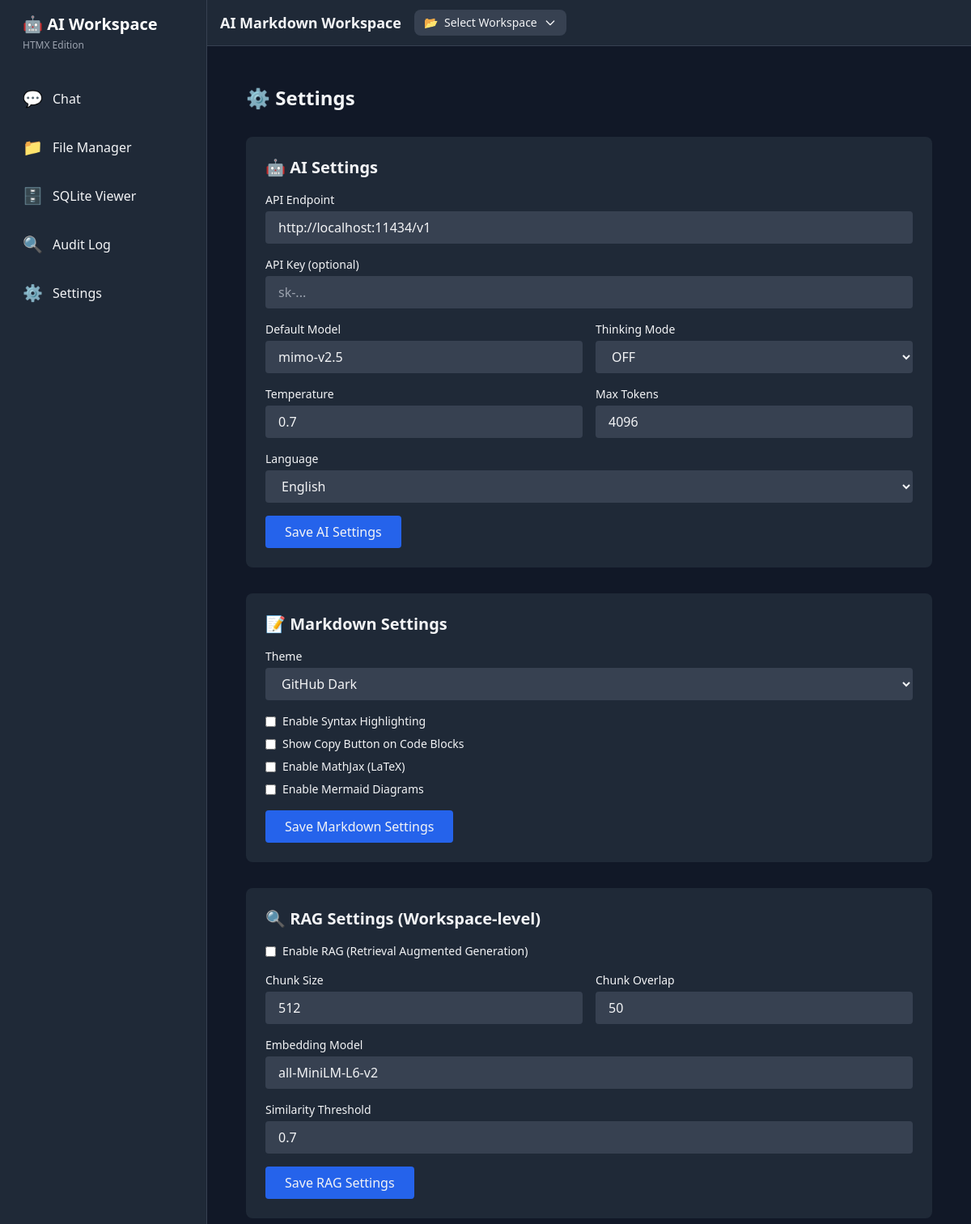
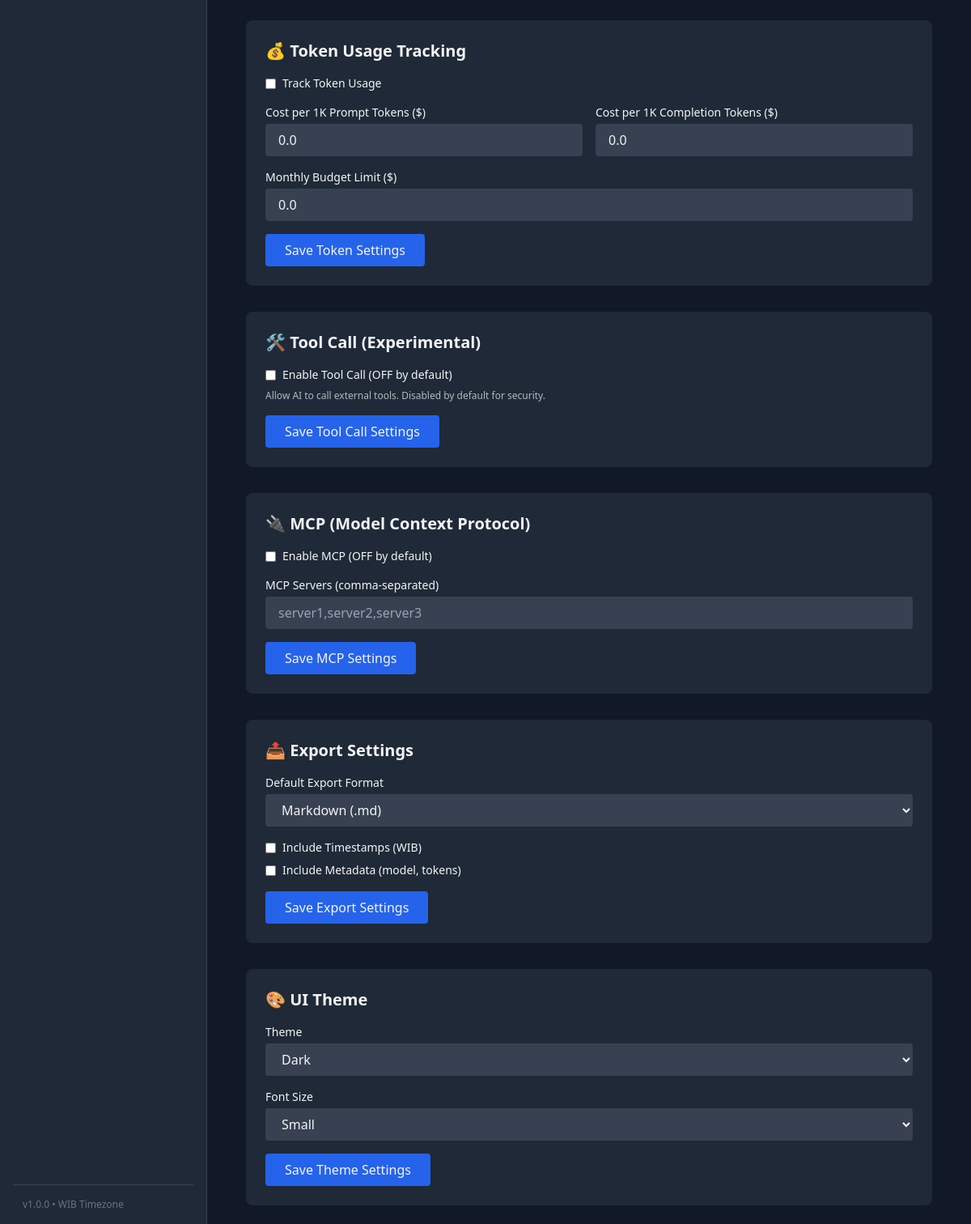
The page /settings/settings/ on the database its author committed (2 pictures, top to bottom).
### tables this page shows
CREATE TABLE settings (
                key TEXT PRIMARY KEY,
                value TEXT NOT NULL,
                updated_at TEXT NOT NULL
            );

### app/routers/settings.py (the view)
@router.get("/")
async def settings_page(request: Request, db: Session = Depends(get_db)):
    from app.main import templates
    settings_rows = db.execute("SELECT * FROM settings").fetchall()
    settings = {row["key"]: row["value"] for row in settings_rows}
    workspaces = db.execute("SELECT * FROM workspaces").fetchall()
    return templates.TemplateResponse("pages/settings.html", {
        "request": request,
        "settings": settings,
        "workspaces": workspaces,
        "wib_now": format_wib(utc_now())
    })

### templates/pages/settings.html (shortened to what this page needs)
{% extends "base.html" %}
{% block content %}
<div class="max-w-5xl mx-auto p-6 space-y-8 overflow-y-auto" style="height: calc(100vh - 80px);">
    <h1 class="text-2xl font-bold mb-6">⚙️ Settings</h1>
    <section class="bg-gray-800 rounded-lg p-6">
        <h2 class="text-xl font-bold mb-4 flex items-center gap-2">
            🤖 AI Settings
        </h2>
        <form hx-post="/settings/ai" hx-target="#toast-container" hx-swap="beforeend" class="space-y-4">
            <div>
                <label class="block text-sm font-medium mb-1">API Endpoint</label>
                <input type="text" name="api_endpoint"
                       value="{{ settings.get('ai_api_endpoint', 'http://localhost:11434/v1') }}"
                       placeholder="http://localhost:11434/v1"
                       class="w-full bg-gray-700 rounded px-4 py-2 focus:outline-none focus:ring-2 focus:ring-blue-500">
            </div>
            <div>
                <label class="block text-sm font-medium mb-1">API Key (optional)</label>
                <input type="password" name="api_key"
                       value="{{ settings.get('ai_api_key', '') }}"
                       placeholder="sk-..."
                       class="w-full bg-gray-700 rounded px-4 py-2 focus:outline-none focus:ring-2 focus:ring-blue-500">
            </div>
            <div class="grid grid-cols-2 gap-4">
                <div>
                    <label class="block text-sm font-medium mb-1">Default Model</label>
                    <input type="text" name="default_model"
                           value="{{ settings.get('ai_default_model', 'mimo-v2.5') }}"
                           class="w-full bg-gray-700 rounded px-4 py-2 focus:outline-none focus:ring-2 focus:ring-blue-500">
                </div>
                <div>
                    <label class="block text-sm font-medium mb-1">Thinking Mode</label>
                    <select name="thinking_mode" class="w-full bg-gray-700 rounded px-4 py-2 focus:outline-none focus:ring-2 focus:ring-blue-500">
                        <option value="off" {{ 'selected' if settings.get('ai_thinking_mode') == 'off' }}>OFF</option>
                    </select>
                </div>
            </div>
            <div class="grid grid-cols-2 gap-4">
                <div>
                    <label class="block text-sm font-medium mb-1">Temperature</label>
                    <input type="number" step="0.1" min="0" max="2" name="temperature"
                           value="{{ settings.get('ai_temperature', '0.7') }}"
                           class="w-full bg-gray-700 rounded px-4 py-2 focus:outline-none focus:ring-2 focus:ring-blue-500">
                </div>
                <div>
                    <label class="block text-sm font-medium mb-1">Max Tokens</label>
                    <input type="number" name="max_tokens"
                           value="{{ settings.get('ai_max_tokens', '4096') }}"
                           class="w-full bg-gray-700 rounded px-4 py-2 focus:outline-none focus:ring-2 focus:ring-blue-500">
                </div>
            </div>
            <div>
                <label class="block text-sm font-medium mb-1">Language</label>
                <select name="language" class="w-full bg-gray-700 rounded px-4 py-2 focus:outline-none focus:ring-2 focus:ring-blue-500">
                    <option value="en" {{ 'selected' if settings.get('ai_language') == 'en' }}>English</option>
                </select>
            </div>
            <button type="submit" class="bg-blue-600 hover:bg-blue-700 px-6 py-2 rounded font-medium">
                Save AI Settings
            </button>
        </form>
    </section>
    <section class="bg-gray-800 rounded-lg p-6">
        <h2 class="text-xl font-bold mb-4">📝 Markdown Settings</h2>
        <form hx-post="/settings/markdown" hx-target="#toast-container" hx-swap="beforeend" class="space-y-4">
            <div>
                <label class="block text-sm font-medium mb-1">Theme</label>
                <select name="markdown_theme" class="w-full bg-gray-700 rounded px-4 py-2 focus:outline-none focus:ring-2 focus:ring-blue-500">
                    <option value="github-dark" {{ 'selected' if settings.get('markdown_theme') == 'github-dark' }}>GitHub Dark</option>
                </select>
            </div>
            <div class="space-y-2">
                <label class="flex items-center gap-2">
                    <input type="checkbox" name="syntax_highlight"
                           {{ 'checked' if settings.get('syntax_highlight') == 'true' }}
                           class="rounded">
                    <span class="text-sm">Enable Syntax Highlighting</span>
                </label>
                <label class="flex items-center gap-2">
                    <input type="checkbox" name="code_block_copy"
                           {{ 'checked' if settings.get('code_block_copy') == 'true' }}
                           class="rounded">
                    <span class="text-sm">Show Copy Button on Code Blocks</span>
                </label>
                <label class="flex items-center gap-2">
                    <input type="checkbox" name="mathjax_enabled"
                           {{ 'checked' if settings.get('mathjax_enabled') == 'true' }}
                           class="rounded">
                    <span class="text-sm">Enable MathJax (LaTeX)</span>
                </label>
                <label class="flex items-center gap-2">
                    <input type="checkbox" name="mermaid_enabled"
                           {{ 'checked' if settings.get('mermaid_enabled') == 'true' }}
                           class="rounded">
                    <span class="text-sm">Enable Mermaid Diagrams</span>
                </label>
            </div>
            <button type="submit" class="bg-blue-600 hover:bg-blue-700 px-6 py-2 rounded font-medium">
                Save Markdown Settings
            </button>
        </form>
    </section>
    <section class="bg-gray-800 rounded-lg p-6">
        <h2 class="text-xl font-bold mb-4">🔍 RAG Settings (Workspace-level)</h2>
        <form hx-post="/settings/rag" hx-target="#toast-container" hx-swap="beforeend" class="space-y-4">
            <label class="flex items-center gap-2">
                <input type="checkbox" name="rag_enabled"
                       {{ 'checked' if settings.get('rag_enabled') == 'true' }}
                       class="rounded">
                <span class="text-sm font-medium">Enable RAG (Retrieval Augmented Generation)</span>
            </label>
            <div class="grid grid-cols-2 gap-4">
                <div>
                    <label class="block text-sm font-medium mb-1">Chunk Size</label>
                    <input type="number" name="chunk_size"
                           value="{{ settings.get('chunk_size', '512') }}"
                           class="w-full bg-gray-700 rounded px-4 py-2 focus:outline-none focus:ring-2 focus:ring-blue-500">
                </div>
                <div>
                    <label class="block text-sm font-medium mb-1">Chunk Overlap</label>
                    <input type="number" name="chunk_overlap"
                           value="{{ settings.get('chunk_overlap', '50') }}"
                           class="w-full bg-gray-700 rounded px-4 py-2 focus:outline-none focus:ring-2 focus:ring-blue-500">
                </div>
            </div>
            <div>
                <label class="block text-sm font-medium mb-1">Embedding Model</label>
                <input type="text" name="embedding_model"
                       value="{{ settings.get('embedding_model', 'all-MiniLM-L6-v2') }}"
                       class="w-full bg-gray-700 rounded px-4 py-2 focus:outline-none focus:ring-2 focus:ring-blue-500">
            </div>
            <div>
                <label class="block text-sm font-medium mb-1">Similarity Threshold</label>
                <input type="number" step="0.1" min="0" max="1" name="similarity_threshold"
                       value="{{ settings.get('similarity_threshold', '0.7') }}"
                       class="w-full bg-gray-700 rounded px-4 py-2 focus:outline-none focus:ring-2 focus:ring-blue-500">
            </div>
            <button type="submit" class="bg-blue-600 hover:bg-blue-700 px-6 py-2 rounded font-medium">
                Save RAG Settings
            </button>
        </form>
    </section>
    <section class="bg-gray-800 rounded-lg p-6">
        <h2 class="text-xl font-bold mb-4">💰 Token Usage Tracking</h2>
        <form hx-post="/settings/token" hx-target="#toast-container" hx-swap="beforeend" class="space-y-4">
            <label class="flex items-center gap-2">
                <input type="checkbox" name="track_usage"
                       {{ 'checked' if settings.get('track_usage') == 'true' }}
                       class="rounded">
                <span class="text-sm font-medium">Track Token Usage</span>
            </label>
            <div class="grid grid-cols-2 gap-4">
                <div>
                    <label class="block text-sm font-medium mb-1">Cost per 1K Prompt Tokens ($)</label>
                    <input type="number" step="0.0001" min="0" name="cost_per_1k_prompt"
                           value="{{ settings.get('cost_per_1k_prompt', '0.0') }}"
                           class="w-full bg-gray-700 rounded px-4 py-2 focus:outline-none focus:ring-2 focus:ring-blue-500">
                </div>
                <div>
                    <label class="block text-sm font-medium mb-1">Cost per 1K Completion Tokens ($)</label>
                    <input type="number" step="0.0001" min="0" name="cost_per_1k_completion"
                           value="{{ settings.get('cost_per_1k_completion', '0.0') }}"
                           class="w-full bg-gray-700 rounded px-4 py-2 focus:outline-none focus:ring-2 focus:ring-blue-500">
                </div>
            </div>
            <div>
                <label class="block text-sm font-medium mb-1">Monthly Budget Limit ($)</label>
                <input type="number" step="0.01" min="0" name="budget_limit"
                       value="{{ settings.get('budget_limit', '0.0') }}"
                       class="w-full bg-gray-700 rounded px-4 py-2 focus:outline-none focus:ring-2 focus:ring-blue-500">
            </div>
            <button type="submit" class="bg-blue-600 hover:bg-blue-700 px-6 py-2 rounded font-medium">
                Save Token Settings
            </button>
        </form>
    </section>
    <section class="bg-gray-800 rounded-lg p-6">
        <h2 class="text-xl font-bold mb-4">🛠️ Tool Call (Experimental)</h2>
        <form hx-post="/settings/toolcall" hx-target="#toast-container" hx-swap="beforeend">
            <label class="flex items-center gap-2">
                <input type="checkbox" name="tool_call_enabled"
                       {{ 'checked' if settings.get('tool_call_enabled') == 'true' }}
                       class="rounded">
                <span class="text-sm font-medium">Enable Tool Call (OFF by default)</span>
            </label>
            <p class="text-xs opacity-70 mt-2">Allow AI to call external tools. Disabled by default for security.</p>
            <button type="submit" class="mt-4 bg-blue-600 hover:bg-blue-700 px-6 py-2 rounded font-medium">
                Save Tool Call Settings
            </button>
        </form>
    </section>
    <section class="bg-gray-800 rounded-lg p-6">
        <h2 class="text-xl font-bold mb-4">🔌 MCP (Model Context Protocol)</h2>
        <form hx-post="/settings/mcp" hx-target="#toast-container" hx-swap="beforeend" class="space-y-4">
            <label class="flex items-center gap-2">
                <input type="checkbox" name="mcp_enabled"
                       {{ 'checked' if settings.get('mcp_enabled') == 'true' }}
                       class="rounded">
                <span class="text-sm font-medium">Enable MCP (OFF by default)</span>
            </label>
            <div>
                <label class="block text-sm font-medium mb-1">MCP Servers (comma-separated)</label>
                <input type="text" name="mcp_servers"
                       value="{{ settings.get('mcp_servers', '') }}"
                       placeholder="server1,server2,server3"
                       class="w-full bg-gray-700 rounded px-4 py-2 focus:outline-none focus:ring-2 focus:ring-blue-500">
            </div>
            <button type="submit" class="bg-blue-600 hover:bg-blue-700 px-6 py-2 rounded font-medium">
                Save MCP Settings
            </button>
        </form>
    </section>
    <section class="bg-gray-800 rounded-lg p-6">
        <h2 class="text-xl font-bold mb-4">📤 Export Settings</h2>
        <form hx-post="/settings/export" hx-target="#toast-container" hx-swap="beforeend" class="space-y-4">
            <div>
                <label class="block text-sm font-medium mb-1">Default Export Format</label>
                <select name="export_format" class="w-full bg-gray-700 rounded px-4 py-2 focus:outline-none focus:ring-2 focus:ring-blue-500">
                    <option value="markdown" {{ 'selected' if settings.get('export_format') == 'markdown' }}>Markdown (.md)</option>
                </select>
            </div>
            <div class="space-y-2">
                <label class="flex items-center gap-2">
                    <input type="checkbox" name="include_timestamps"
                           {{ 'checked' if settings.get('include_timestamps') == 'true' }}
                           class="rounded">
                    <span class="text-sm">Include Timestamps (WIB)</span>
                </label>
                <label class="flex items-center gap-2">
                    <input type="checkbox" name="include_metadata"
                           {{ 'checked' if settings.get('include_metadata') == 'true' }}
                           class="rounded">
                    <span class="text-sm">Include Metadata (model, tokens)</span>
                </label>
            </div>
            <button type="submit" class="bg-blue-600 hover:bg-blue-700 px-6 py-2 rounded font-medium">
                Save Export Settings
            </button>
        </form>
    </section>
    <section class="bg-gray-800 rounded-lg p-6">
        <h2 class="text-xl font-bold mb-4">🎨 UI Theme</h2>
        <form hx-post="/settings/theme" hx-target="#toast-container" hx-swap="beforeend" class="space-y-4">
            <div>
                <label class="block text-sm font-medium mb-1">Theme</label>
                <select name="theme" class="w-full bg-gray-700 rounded px-4 py-2 focus:outline-none focus:ring-2 focus:ring-blue-500">
                    <option value="dark" {{ 'selected' if settings.get('ui_theme') == 'dark' }}>Dark</option>
                </select>
            </div>
            <div>
                <label class="block text-sm font-medium mb-1">Font Size</label>
                <select name="font_size" class="w-full bg-gray-700 rounded px-4 py-2 focus:outline-none focus:ring-2 focus:ring-blue-500">
                    <option value="sm" {{ 'selected' if settings.get('ui_font_size') == 'sm' }}>Small</option>
                </select>
            </div>
            <button type="submit" class="bg-blue-600 hover:bg-blue-700 px-6 py-2 rounded font-medium">
                Save Theme Settings
            </button>
        </form>
    </section>
</div>
{% endblock %}

### rows shown on the page
settings: api_endpoint "http://localhost:11434/v1"
settings: temperature "0.7"
settings: max_tokens "4096"

### other values the page prints
{{ page_title | default('AI Markdown Workspace') }} "AI Markdown Workspace"
{{ current_workspace_name | default('Select Workspace') }} "Select Workspace"
